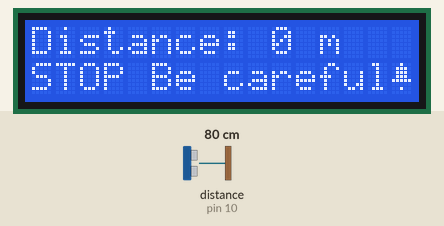
A sketch run on a simulated Arduino Uno, built with avr-gcc and run on an emulated ATmega328P. On the bench: 16×2 character LCD. Wiring (inferred from the names in the program): ultrasonic range finder: trigger pin 9; echo pin 10. The test bench sets the inputs (shaded band); at power-on: distance to the obstacle (sensor on pin 10) 80 cm. The echo pulse lasts 58.3 µs per cm.

Above: at 7.2 s.
7.3 s: distance to the obstacle (sensor on pin 10) set to 120 cm
At 8.1 s:
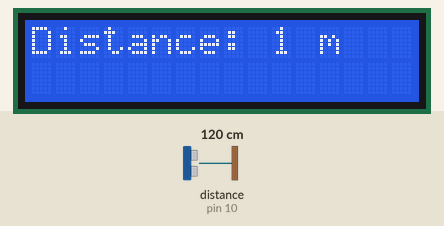
8.8 s: distance to the obstacle (sensor on pin 10) set to 9 cm
At 10.1 s:
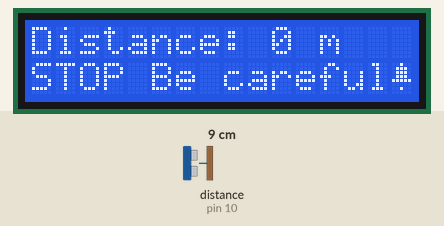
Timing chart, 0 to 11.8 s (numbered marks = the images above; inputs shaded):
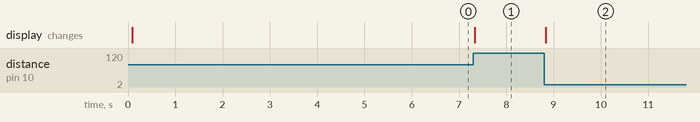

The sketch:

project.ino
```cpp
#include <Wire.h>
#include <LiquidCrystal.h>
const int rs = 12, en = 11, d4 = 5, d5 = 4, d6 = 3, d7 = 2;
LiquidCrystal lcd(rs, en, d4, d5, d6, d7);
const int trigPin = 9;
const int echoPin = 10;
long duration;
int distancem;
void setup() {
  lcd.begin(16, 2);
  pinMode(trigPin, OUTPUT);
  pinMode(echoPin, INPUT);
}
byte Bell[] = {
  B00100,
  B01110,
  B01110,
  B01110,
  B11111,
  B00000,
  B00100,
  B00000
};

void loop() {
  lcd.createChar(1, Bell);
  digitalWrite(trigPin, LOW);
  delayMicroseconds(2);
  digitalWrite(trigPin, HIGH);
  delayMicroseconds(10);
  digitalWrite(trigPin, LOW);
  duration = pulseIn(echoPin, HIGH);
  distancem = duration * 0.034 / 2 / 100;

  lcd.clear();
  lcd.setCursor(0, 0);
  lcd.print("Distance: ");
  lcd.print(distancem);
  lcd.print(" m");

  if (distancem < 0.5) {
    lcd.setCursor(0, 1);
    lcd.print("STOP Be careful");
    lcd.write(byte(1));
  }

  delay(10);
}
```

Measured:
- after the input at 7.3 s, the display: changes at once (image 1)
- after the input at 8.8 s, the display: changes at once (image 2)
